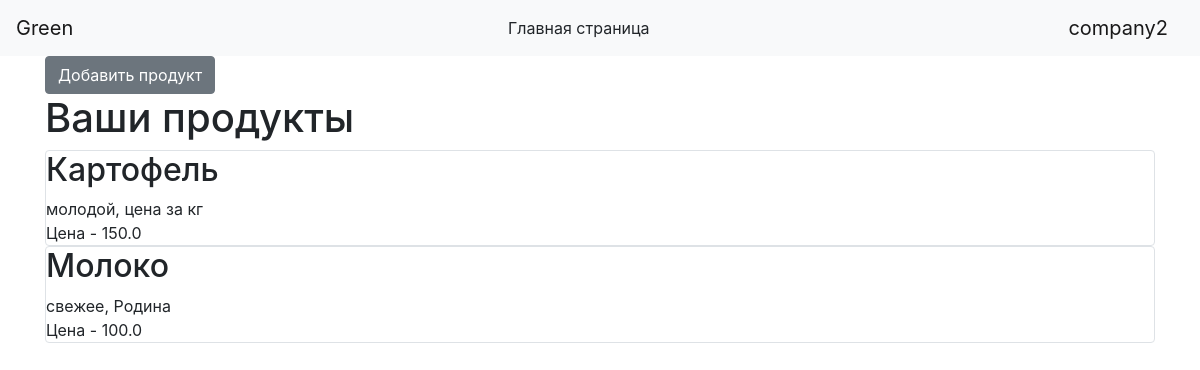
Screenshot of /my_products (signed in) with the database file from the repository.
### data/users.py (models this page shows, shortened)
class User(SqlAlchemyBase, UserMixin, SerializerMixin):
    __tablename__ = 'users'
    id = sqlalchemy.Column(sqlalchemy.Integer,
                           primary_key=True, autoincrement=True)
    login = sqlalchemy.Column(sqlalchemy.String, nullable=True)
    email = sqlalchemy.Column(sqlalchemy.String,
                              index=True, unique=True, nullable=True)
    hashed_password = sqlalchemy.Column(sqlalchemy.String, nullable=True)
    created_date = sqlalchemy.Column(sqlalchemy.DateTime,
                                     default=datetime.datetime.now)
    is_company = sqlalchemy.Column(sqlalchemy.Boolean)

### data/product.py (models this page shows)
class Products(SqlAlchemyBase):
    __tablename__ = 'products'
    id = sqlalchemy.Column(sqlalchemy.Integer,
                           primary_key=True, autoincrement=True)
    title = sqlalchemy.Column(sqlalchemy.String, nullable=True)
    description = sqlalchemy.Column(sqlalchemy.String, nullable=True)
    city = sqlalchemy.Column(sqlalchemy.String, nullable=True)
    price = sqlalchemy.Column(sqlalchemy.Float, nullable=True)
    created_date = sqlalchemy.Column(sqlalchemy.String, nullable=False)
    company_id = sqlalchemy.Column(sqlalchemy.Integer,
                                   sqlalchemy.ForeignKey("users.id"))
    company = orm.relation('User')

### main.py (the view)
@app.route('/my_products')
@login_required
def my_products():
    db_sess = db_session.create_session()
    products = db_sess.query(Products).filter(Products.company_id == current_user.id)
    if not current_user.is_company:
        return render_template("deny.html")
    return render_template("products_company.html", products=products)

### data/db_session.py (called while the page is built)
def create_session() -> Session:
    global __factory
    return __factory()

### main.py (called while the page is built)
@login_manager.user_loader
def load_user(user_id):
    db_sess = db_session.create_session()
    return db_sess.query(User).get(user_id)

### templates/products_company.html
{% extends "base.html" %}
{% block content %}
{% if current_user.is_authenticated %}
<a href="add_products" class="btn btn-secondary">Добавить продукт</a>
{% endif %}
<h1>Ваши продукты</h1>
{% for item in products%}
<div class="col-md6 border rounded">
    <h2>{{item.title}}</h2>
    <div>
        {{item.description}}
    </div>
    <div>
        Цена - {{ item.price }}
    </div>
</div>
{% endfor %}
{% endblock %}

### templates/base.html (shortened to what this page needs)
<!doctype html>
<html lang="en">
<head>
    <link rel="stylesheet"
          href="https://stackpath.bootstrapcdn.com/bootstrap/4.4.1/css/bootstrap.min.css"
>
</head>
<body>
<header>
    <nav class="navbar navbar-light bg-light">
        <a class="navbar-brand" href="#">Green</a>
        {% if current_user.is_authenticated %}
        <a class="btn btn-light" href="/">Главная страница</a>
        <a class="navbar-brand" href="/profile/{{ current_user.id }}">{{ current_user.login }}</a>
        {% else %}
        <a class="btn btn-light" href="/">Главная страница</a>
        <p>
            <a class="btn btn-warning" href="/register">Зарегистрироваться</a>
            <a class="btn btn-success" href="/login">Войти</a>
        </p>
        {% endif %}
    </nav>
</header>
<main role="main" class="container">
    {% block content %}{% endblock %}
</main>
</body>
</html>

### rows the page displays
User: login "company2"
Products: title "Картофель", description "молодой, цена за кг", price "150.0"
Products: title "Молоко", description "свежее, Родина", price "100.0"
